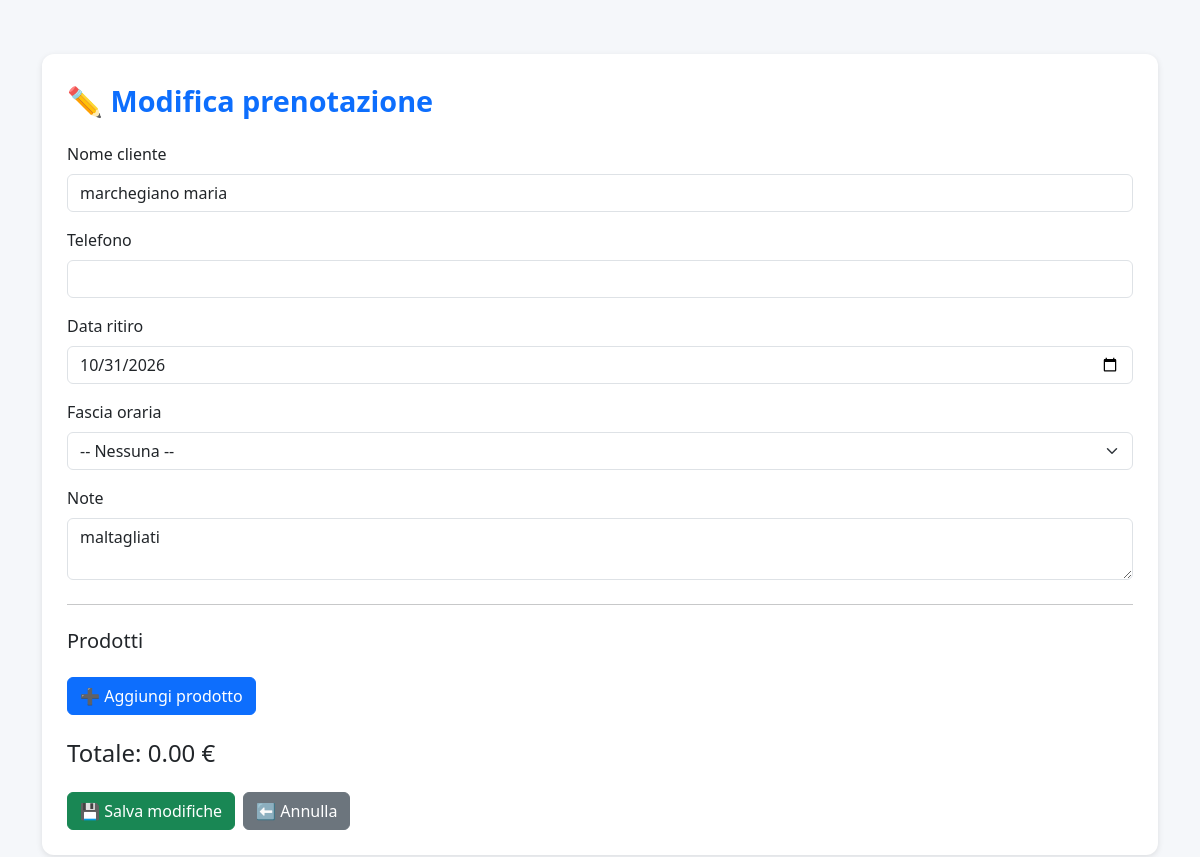
The app's page /modifica/11 with its own data.
### tables this page shows
CREATE TABLE clienti (
        id INTEGER PRIMARY KEY AUTOINCREMENT,
        nome TEXT NOT NULL,
        telefono TEXT
    );

CREATE TABLE prenotazioni (
        id INTEGER PRIMARY KEY AUTOINCREMENT,
        cliente_id INTEGER NOT NULL,
        data_ritiro TEXT NOT NULL,
        note TEXT, fascia TEXT,
        FOREIGN KEY(cliente_id) REFERENCES clienti(id)
    );

### app.py (the view, shortened to what this page needs)
@app.route("/modifica/<int:id>", methods=["GET", "POST"])
def modifica(id):
    conn = db()
    cur = conn.cursor()
    cur.execute("SELECT id, nome, prezzo FROM prodotti")
    prodotti = cur.fetchall()
    cur.execute("""
        SELECT p.id, c.nome, c.telefono, p.data_ritiro, p.fascia, p.note
        FROM prenotazioni p
        JOIN clienti c ON p.cliente_id = c.id
        WHERE p.id = ?
    """, (id,))
    prenotazione = cur.fetchone()
    cur.execute("""
        SELECT d.prodotto_id, d.quantità
        FROM dettagli d
        WHERE d.prenotazione_id = ?
    """, (id,))
    dettagli = cur.fetchall()
    conn.close()
    return render_template(
        "modifica.html",
        prenotazione=prenotazione,
        prodotti=prodotti,
        dettagli=dettagli
    )

### app.py (called while the page is built)
def db():
    return sqlite3.connect(DB_NAME)

### templates/modifica.html (shortened to what this page needs)
<!DOCTYPE html>
<html lang="it">
<head>
    <link rel="stylesheet" href="https://cdn.jsdelivr.net/npm/bootstrap@5.3.0/dist/css/bootstrap.min.css">
</head>
<body class="container py-4">
<div class="container-box">
    <div class="title">✏️ Modifica prenotazione</div>
    <form method="POST">
        <label class="form-label">Nome cliente</label>
        <input type="text" name="nome" class="form-control" value="{{ prenotazione[1] }}" required>
        <label class="form-label mt-3">Telefono</label>
        <input type="text" name="telefono" class="form-control" value="{{ prenotazione[2] }}">
        <label class="form-label mt-3">Data ritiro</label>
        <input type="date" name="data" class="form-control" value="{{ prenotazione[3] }}" required>
        <label class="form-label mt-3">Fascia oraria</label>
        <select name="fascia" class="form-select">
            <option value="">-- Nessuna --</option>
        </select>
        <label class="form-label mt-3">Note</label>
        <textarea name="note" class="form-control">{{ prenotazione[5] }}</textarea>
        <hr class="my-4">
        <h5>Prodotti</h5>
        <button type="button" class="btn btn-primary mt-3" onclick="aggiungiProdotto()">
            ➕ Aggiungi prodotto
        </button>
        <h4 class="mt-4">Totale: <span id="totale">0.00</span> €</h4>
        <div class="d-flex gap-2 mt-4">
            <button class="btn btn-success">💾 Salva modifiche</button>
            <button type="button" class="btn btn-secondary" onclick="history.back()">⬅ Annulla</button>
        </div>
    </form>
</div>
</body>
</html>

### templates/modifica.html (style rules this page uses)
body { background: #f5f7fa; }
.container-box { background: white; padding: 25px; border-radius: 12px; box-shadow: 0 2px 6px rgba(0,0,0,0.1); margin-top: 30px; }
.title { font-size: 1.8rem; font-weight: 700; color: #0d6efd; margin-bottom: 20px; }

### records on screen
clienti: nome "marchegiano maria"
prenotazioni: data "10/31/2026", note "maltagliati"
